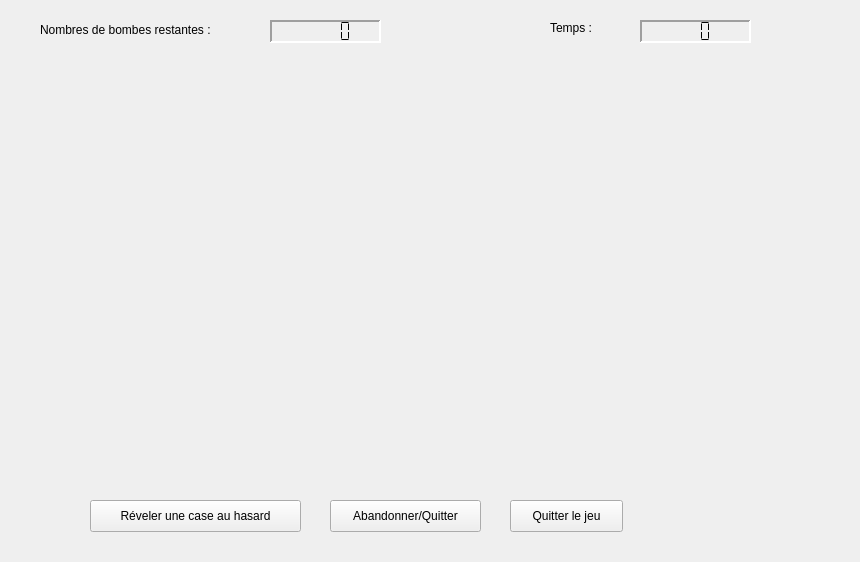
<?xml version="1.0" encoding="UTF-8"?>
<ui version="4.0">
 <class>GUIScreen</class>
 <widget class="QWidget" name="GUIScreen">
  <property name="geometry">
   <rect>
    <x>0</x>
    <y>0</y>
    <width>860</width>
    <height>562</height>
   </rect>
  </property>
  <property name="windowTitle">
   <string>Form</string>
  </property>
  <widget class="QStackedWidget" name="stackedWidget">
   <property name="geometry">
    <rect>
     <x>-10</x>
     <y>0</y>
     <width>871</width>
     <height>561</height>
    </rect>
   </property>
   <property name="currentIndex">
    <number>2</number>
   </property>
   <widget class="QWidget" name="userNameScreen">
    <widget class="QLabel" name="MineSweeperTitle">
     <property name="geometry">
      <rect>
       <x>320</x>
       <y>30</y>
       <width>300</width>
       <height>150</height>
      </rect>
     </property>
     <property name="font">
      <font>
       <pointsize>56</pointsize>
      </font>
     </property>
     <property name="text">
      <string/>
     </property>
    </widget>
    <widget class="QPushButton" name="playButton">
     <property name="geometry">
      <rect>
       <x>400</x>
       <y>300</y>
       <width>141</width>
       <height>31</height>
      </rect>
     </property>
     <property name="text">
      <string>Jouer</string>
     </property>
    </widget>
    <widget class="QWidget" name="layoutWidget">
     <property name="geometry">
      <rect>
       <x>310</x>
       <y>230</y>
       <width>322</width>
       <height>26</height>
      </rect>
     </property>
     <layout class="QHBoxLayout" name="horizontalLayout_5">
      <item>
       <widget class="QLabel" name="usernameTitle">
        <property name="font">
         <font>
          <pointsize>14</pointsize>
         </font>
        </property>
        <property name="text">
         <string>Entrer votre pseudo :</string>
        </property>
       </widget>
      </item>
      <item>
       <spacer name="horizontalSpacer_7">
        <property name="orientation">
         <enum>Qt::Horizontal</enum>
        </property>
        <property name="sizeHint" stdset="0">
         <size>
          <width>40</width>
          <height>20</height>
         </size>
        </property>
       </spacer>
      </item>
      <item>
       <widget class="QLineEdit" name="usernameInput"/>
      </item>
     </layout>
    </widget>
   </widget>
   <widget class="QWidget" name="initScreen">
    <property name="sizePolicy">
     <sizepolicy hsizetype="Ignored" vsizetype="Ignored">
      <horstretch>0</horstretch>
      <verstretch>0</verstretch>
     </sizepolicy>
    </property>
    <widget class="QLabel" name="gameTitle">
     <property name="geometry">
      <rect>
       <x>380</x>
       <y>30</y>
       <width>171</width>
       <height>20</height>
      </rect>
     </property>
     <property name="font">
      <font>
       <weight>75</weight>
       <bold>true</bold>
       <underline>true</underline>
      </font>
     </property>
     <property name="text">
      <string>Créer une nouvelle partie</string>
     </property>
    </widget>
    <widget class="QLabel" name="defaultGameTitle">
     <property name="geometry">
      <rect>
       <x>250</x>
       <y>60</y>
       <width>381</width>
       <height>16</height>
      </rect>
     </property>
     <property name="text">
      <string>Par défaut, un plateau mesure 9 x 9 et comporte 10 bombes.</string>
     </property>
    </widget>
    <widget class="QPushButton" name="defaultGameButton">
     <property name="geometry">
      <rect>
       <x>240</x>
       <y>80</y>
       <width>191</width>
       <height>32</height>
      </rect>
     </property>
     <property name="text">
      <string>Nouvelle partie par défaut</string>
     </property>
    </widget>
    <widget class="Line" name="line">
     <property name="geometry">
      <rect>
       <x>250</x>
       <y>120</y>
       <width>431</width>
       <height>16</height>
      </rect>
     </property>
     <property name="orientation">
      <enum>Qt::Horizontal</enum>
     </property>
    </widget>
    <widget class="QLabel" name="personnalizedGameTitle">
     <property name="geometry">
      <rect>
       <x>250</x>
       <y>140</y>
       <width>341</width>
       <height>16</height>
      </rect>
     </property>
     <property name="text">
      <string>Vous pouvez créer votre propre partie personnalisée :</string>
     </property>
    </widget>
    <widget class="QLabel" name="label_3">
     <property name="geometry">
      <rect>
       <x>260</x>
       <y>270</y>
       <width>391</width>
       <height>16</height>
      </rect>
     </property>
     <property name="text">
      <string>* Si vous choisissez un pourcentage de bombe, x % du plateau</string>
     </property>
    </widget>
    <widget class="QLabel" name="label_4">
     <property name="geometry">
      <rect>
       <x>270</x>
       <y>290</y>
       <width>381</width>
       <height>16</height>
      </rect>
     </property>
     <property name="text">
      <string>sera rempli de bombes, x étant la valeur introduite.</string>
     </property>
    </widget>
    <widget class="QCheckBox" name="defaultNbBomb">
     <property name="geometry">
      <rect>
       <x>260</x>
       <y>310</y>
       <width>301</width>
       <height>20</height>
      </rect>
     </property>
     <property name="text">
      <string>Jouer avec un nombre de bombes par défaut.</string>
     </property>
    </widget>
    <widget class="QPushButton" name="personnalizedGameButton">
     <property name="geometry">
      <rect>
       <x>250</x>
       <y>340</y>
       <width>211</width>
       <height>32</height>
      </rect>
     </property>
     <property name="text">
      <string>Nouvelle partie personnalisée</string>
     </property>
    </widget>
    <widget class="Line" name="line_2">
     <property name="geometry">
      <rect>
       <x>260</x>
       <y>380</y>
       <width>411</width>
       <height>16</height>
      </rect>
     </property>
     <property name="orientation">
      <enum>Qt::Horizontal</enum>
     </property>
    </widget>
    <widget class="QPushButton" name="hallOfFameButton">
     <property name="geometry">
      <rect>
       <x>310</x>
       <y>400</y>
       <width>113</width>
       <height>32</height>
      </rect>
     </property>
     <property name="text">
      <string>Voir le HoF</string>
     </property>
    </widget>
    <widget class="QPushButton" name="quitButton">
     <property name="geometry">
      <rect>
       <x>490</x>
       <y>400</y>
       <width>113</width>
       <height>32</height>
      </rect>
     </property>
     <property name="text">
      <string>Quitter le jeu</string>
     </property>
    </widget>
    <widget class="QWidget" name="layoutWidget">
     <property name="geometry">
      <rect>
       <x>260</x>
       <y>170</y>
       <width>391</width>
       <height>26</height>
      </rect>
     </property>
     <layout class="QHBoxLayout" name="horizontalLayout">
      <item>
       <widget class="QLabel" name="lineTitle">
        <property name="text">
         <string>Nombre de lignes :</string>
        </property>
       </widget>
      </item>
      <item>
       <spacer name="horizontalSpacer">
        <property name="orientation">
         <enum>Qt::Horizontal</enum>
        </property>
        <property name="sizeHint" stdset="0">
         <size>
          <width>128</width>
          <height>20</height>
         </size>
        </property>
       </spacer>
      </item>
      <item>
       <widget class="QLineEdit" name="nbLineInput"/>
      </item>
     </layout>
    </widget>
    <widget class="QWidget" name="layoutWidget">
     <property name="geometry">
      <rect>
       <x>260</x>
       <y>200</y>
       <width>391</width>
       <height>26</height>
      </rect>
     </property>
     <layout class="QHBoxLayout" name="horizontalLayout_2">
      <item>
       <widget class="QLabel" name="label_2">
        <property name="text">
         <string>Nombre de colonnes : </string>
        </property>
       </widget>
      </item>
      <item>
       <spacer name="horizontalSpacer_2">
        <property name="orientation">
         <enum>Qt::Horizontal</enum>
        </property>
        <property name="sizeHint" stdset="0">
         <size>
          <width>40</width>
          <height>20</height>
         </size>
        </property>
       </spacer>
      </item>
      <item>
       <widget class="QLineEdit" name="nbColumnInput"/>
      </item>
     </layout>
    </widget>
    <widget class="QWidget" name="layoutWidget">
     <property name="geometry">
      <rect>
       <x>260</x>
       <y>230</y>
       <width>391</width>
       <height>27</height>
      </rect>
     </property>
     <layout class="QHBoxLayout" name="horizontalLayout_3">
      <item>
       <widget class="QLabel" name="label">
        <property name="text">
         <string>Nombre de bombes : </string>
        </property>
       </widget>
      </item>
      <item>
       <spacer name="horizontalSpacer_3">
        <property name="orientation">
         <enum>Qt::Horizontal</enum>
        </property>
        <property name="sizeHint" stdset="0">
         <size>
          <width>13</width>
          <height>20</height>
         </size>
        </property>
       </spacer>
      </item>
      <item>
       <widget class="QLineEdit" name="bombInput"/>
      </item>
      <item>
       <spacer name="horizontalSpacer_4">
        <property name="orientation">
         <enum>Qt::Horizontal</enum>
        </property>
        <property name="sizeHint" stdset="0">
         <size>
          <width>13</width>
          <height>20</height>
         </size>
        </property>
       </spacer>
      </item>
      <item>
       <widget class="QComboBox" name="bombsUnit">
        <item>
         <property name="text">
          <string>%</string>
         </property>
        </item>
        <item>
         <property name="text">
          <string>bombes</string>
         </property>
        </item>
       </widget>
      </item>
     </layout>
    </widget>
   </widget>
   <widget class="QWidget" name="playScreen">
    <widget class="QLCDNumber" name="timer">
     <property name="geometry">
      <rect>
       <x>650</x>
       <y>20</y>
       <width>111</width>
       <height>23</height>
      </rect>
     </property>
     <property name="font">
      <font>
       <weight>50</weight>
       <bold>false</bold>
      </font>
     </property>
     <property name="frameShape">
      <enum>QFrame::Panel</enum>
     </property>
     <property name="frameShadow">
      <enum>QFrame::Sunken</enum>
     </property>
     <property name="lineWidth">
      <number>2</number>
     </property>
     <property name="midLineWidth">
      <number>0</number>
     </property>
     <property name="digitCount">
      <number>3</number>
     </property>
     <property name="segmentStyle">
      <enum>QLCDNumber::Flat</enum>
     </property>
    </widget>
    <widget class="QWidget" name="frame" native="true">
     <property name="geometry">
      <rect>
       <x>20</x>
       <y>60</y>
       <width>831</width>
       <height>421</height>
      </rect>
     </property>
    </widget>
    <widget class="QPushButton" name="exitButton">
     <property name="geometry">
      <rect>
       <x>520</x>
       <y>500</y>
       <width>113</width>
       <height>32</height>
      </rect>
     </property>
     <property name="text">
      <string>Quitter le jeu</string>
     </property>
    </widget>
    <widget class="QPushButton" name="giveUpButton">
     <property name="geometry">
      <rect>
       <x>340</x>
       <y>500</y>
       <width>151</width>
       <height>32</height>
      </rect>
     </property>
     <property name="text">
      <string>Abandonner/Quitter</string>
     </property>
    </widget>
    <widget class="QPushButton" name="bonusButton">
     <property name="geometry">
      <rect>
       <x>100</x>
       <y>500</y>
       <width>211</width>
       <height>32</height>
      </rect>
     </property>
     <property name="text">
      <string>Réveler une case au hasard</string>
     </property>
    </widget>
    <widget class="QLCDNumber" name="bombCounter">
     <property name="geometry">
      <rect>
       <x>280</x>
       <y>20</y>
       <width>111</width>
       <height>23</height>
      </rect>
     </property>
     <property name="palette">
      <palette>
       <active>
        <colorrole role="Text">
         <brush brushstyle="SolidPattern">
          <color alpha="255">
           <red>0</red>
           <green>0</green>
           <blue>0</blue>
          </color>
         </brush>
        </colorrole>
       </active>
       <inactive>
        <colorrole role="Text">
         <brush brushstyle="SolidPattern">
          <color alpha="255">
           <red>0</red>
           <green>0</green>
           <blue>0</blue>
          </color>
         </brush>
        </colorrole>
       </inactive>
       <disabled>
        <colorrole role="Text">
         <brush brushstyle="SolidPattern">
          <color alpha="127">
           <red>255</red>
           <green>255</green>
           <blue>255</blue>
          </color>
         </brush>
        </colorrole>
       </disabled>
      </palette>
     </property>
     <property name="frameShape">
      <enum>QFrame::Panel</enum>
     </property>
     <property name="frameShadow">
      <enum>QFrame::Sunken</enum>
     </property>
     <property name="lineWidth">
      <number>2</number>
     </property>
     <property name="segmentStyle">
      <enum>QLCDNumber::Flat</enum>
     </property>
    </widget>
    <widget class="QLabel" name="label_6">
     <property name="geometry">
      <rect>
       <x>50</x>
       <y>20</y>
       <width>201</width>
       <height>20</height>
      </rect>
     </property>
     <property name="text">
      <string>Nombres de bombes restantes : </string>
     </property>
    </widget>
    <widget class="QLabel" name="label_7">
     <property name="geometry">
      <rect>
       <x>560</x>
       <y>20</y>
       <width>60</width>
       <height>16</height>
      </rect>
     </property>
     <property name="text">
      <string>Temps : </string>
     </property>
    </widget>
    <widget class="QLabel" name="help">
     <property name="geometry">
      <rect>
       <x>50</x>
       <y>500</y>
       <width>30</width>
       <height>30</height>
      </rect>
     </property>
     <property name="text">
      <string/>
     </property>
    </widget>
   </widget>
   <widget class="QWidget" name="statScreen">
    <widget class="QTableWidget" name="scoresBoard">
     <property name="geometry">
      <rect>
       <x>200</x>
       <y>110</y>
       <width>441</width>
       <height>341</height>
      </rect>
     </property>
     <property name="editTriggers">
      <set>QAbstractItemView::AnyKeyPressed|QAbstractItemView::EditKeyPressed</set>
     </property>
     <attribute name="horizontalHeaderVisible">
      <bool>false</bool>
     </attribute>
     <attribute name="horizontalHeaderCascadingSectionResizes">
      <bool>false</bool>
     </attribute>
     <attribute name="horizontalHeaderDefaultSectionSize">
      <number>150</number>
     </attribute>
     <attribute name="verticalHeaderVisible">
      <bool>false</bool>
     </attribute>
     <column>
      <property name="text">
       <string>Position</string>
      </property>
     </column>
     <column>
      <property name="text">
       <string>Pseudo</string>
      </property>
     </column>
     <column>
      <property name="text">
       <string>Score</string>
      </property>
     </column>
    </widget>
    <widget class="QWidget" name="layoutWidget">
     <property name="geometry">
      <rect>
       <x>200</x>
       <y>70</y>
       <width>441</width>
       <height>32</height>
      </rect>
     </property>
     <layout class="QHBoxLayout" name="horizontalLayout_4">
      <item>
       <widget class="QLabel" name="label_5">
        <property name="text">
         <string>Choisissez le type de tableau :</string>
        </property>
       </widget>
      </item>
      <item>
       <spacer name="horizontalSpacer_5">
        <property name="orientation">
         <enum>Qt::Horizontal</enum>
        </property>
        <property name="sizeHint" stdset="0">
         <size>
          <width>18</width>
          <height>20</height>
         </size>
        </property>
       </spacer>
      </item>
      <item>
       <widget class="QComboBox" name="boardTypeBox"/>
      </item>
      <item>
       <spacer name="horizontalSpacer_6">
        <property name="orientation">
         <enum>Qt::Horizontal</enum>
        </property>
        <property name="sizeHint" stdset="0">
         <size>
          <width>18</width>
          <height>20</height>
         </size>
        </property>
       </spacer>
      </item>
      <item>
       <widget class="QPushButton" name="printScoreButton">
        <property name="text">
         <string>Afficher</string>
        </property>
       </widget>
      </item>
     </layout>
    </widget>
    <widget class="QPushButton" name="toInitScreenButton">
     <property name="geometry">
      <rect>
       <x>330</x>
       <y>450</y>
       <width>201</width>
       <height>32</height>
      </rect>
     </property>
     <property name="text">
      <string>Revenir à l'écran d'accueil</string>
     </property>
    </widget>
   </widget>
  </widget>
 </widget>
 <resources/>
 <connections/>
</ui>
